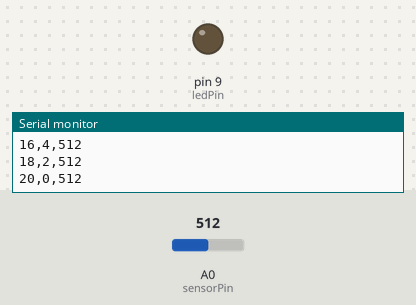
Simulated run of this sketch. Board: Arduino Uno, built with avr-gcc and run on an emulated ATmega328P. Parts: output pins drawn as LEDs (lit = HIGH), the last lines printed to the serial monitor. Inputs (shaded band) come from the test bench; at power-on: A0 (sensorPin) = 512.

Above: at 0.5 s.
At 2.36 s:
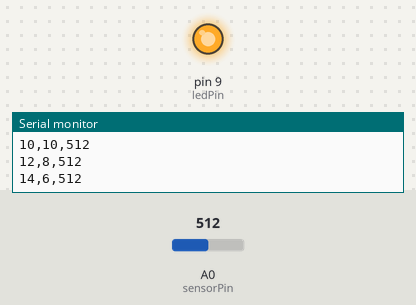
Timing chart, 0 to 3.0 s (numbered marks = the images above):
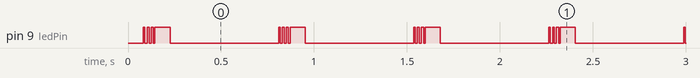

The sketch:

Arudino22.ino
```cpp
const int sensorPin = A0;
const int ledPin = 9;

const int cycleTime = 20;

void setup() {
  Serial.begin(9600);
  pinMode(ledPin, OUTPUT);
  Serial.println("HighTime_ms,LowTime_ms,CDS_Value");
}

void loop() {
  for (int highTime = 0; highTime <= cycleTime; highTime += 2) {
    int lowTime = cycleTime - highTime;

    digitalWrite(ledPin, HIGH);
    delayMicroseconds(100); // 点灯が安定するまでちょっと待つ

    int brightness = analogRead(sensorPin); // 点灯中に読む！

    delay(highTime); // 点灯時間キープ

    digitalWrite(ledPin, LOW);
    delay(lowTime); // 消灯時間

    // CSV出力
    Serial.print(highTime);
    Serial.print(",");
    Serial.print(lowTime);
    Serial.print(",");
    Serial.println(brightness);
  }

  delay(500);
}
```

Measured:
- by itself, pin 9 (ledPin): repeats every 0.73 s: 2 × (LOW 0.01 s, HIGH 0.01 s), LOW 0.01 s, HIGH 0.08 s, LOW 0.58 s, HIGH 0.01 s
